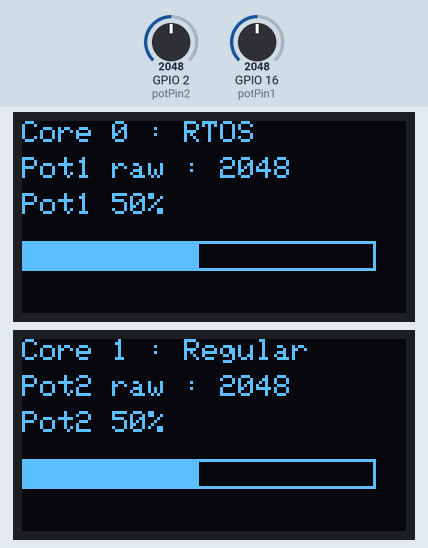
This sketch was run on a simulated ESP32-S3. Parts: 2 × 128×64 one-colour display. Inputs (shaded band) come from the test bench; at power-on: GPIO 2 (potPin2) = 2048, GPIO 16 (potPin1) = 2048.

Above: at 1.3 s.
1.4 s: GPIO 2 (potPin2) set to 2866
At 1.9 s:
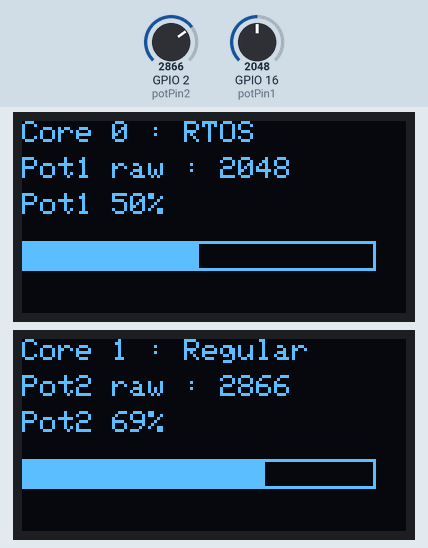
3.0 s: GPIO 16 (potPin1) set to 2866
At 4.2 s:
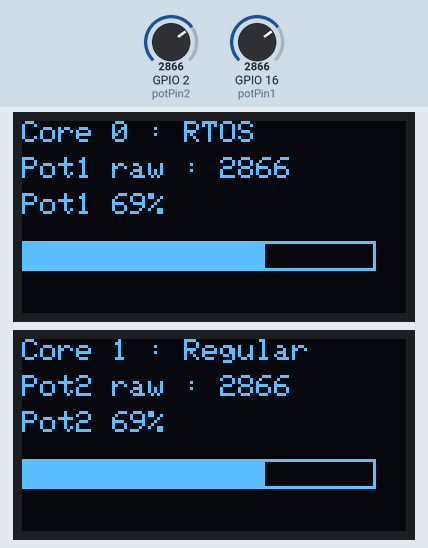
4.5 s: GPIO 2 (potPin2) set to 3603
At 5.7 s:
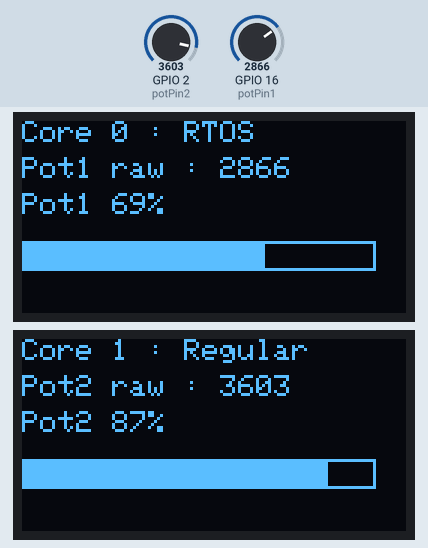
6.0 s: GPIO 16 (potPin1) set to 3603
At 7.2 s:
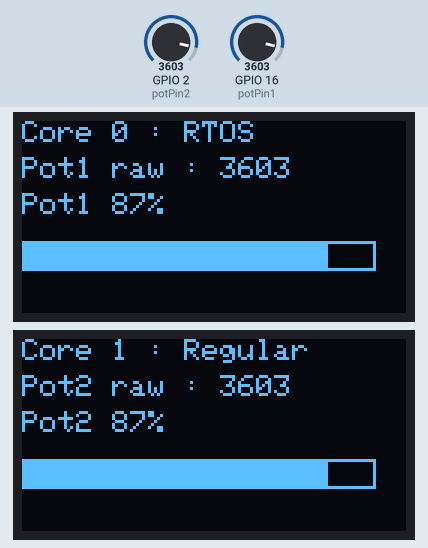
7.5 s: GPIO 2 (potPin2) set to 4095
At 8.7 s:
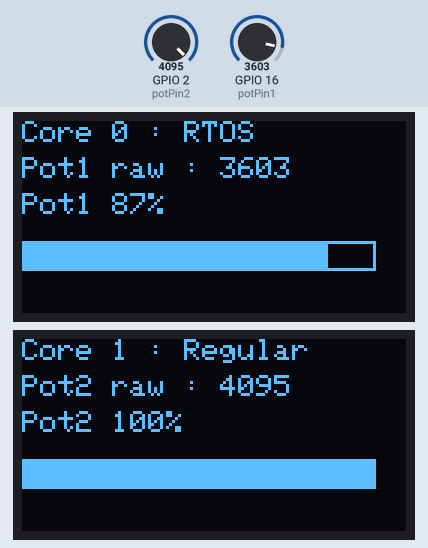
9.0 s: GPIO 16 (potPin1) set to 4095
At 10.1 s:
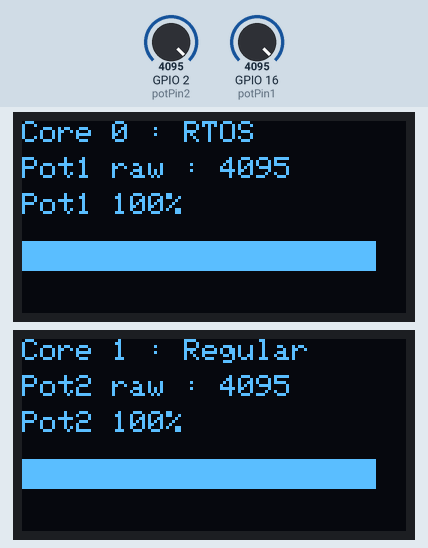
Timing chart, 0 to 11.5 s (numbered marks = the images above; inputs shaded):
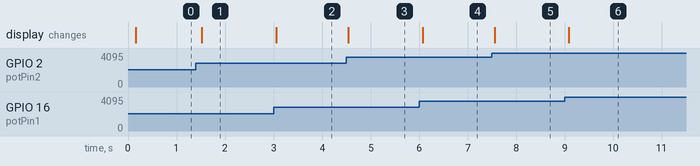

The sketch:

sketch.ino
```cpp
#include <Arduino.h>
#include <Wire.h>
#include <Adafruit_GFX.h>
#include <Adafruit_SSD1306.h>

// Ukuran OLED
#define SCREEN_WIDTH 128
#define SCREEN_HEIGHT 64

// Alamat I2C OLED
#define OLED_ADDRESS 0x3C

// OLED 1 pakai Wire (I2C default, SDA 14, SCL 13)
Adafruit_SSD1306 display1(SCREEN_WIDTH, SCREEN_HEIGHT, &Wire, -1);
// OLED 2 pakai Wire1 (I2C kedua, SDA 20, SCL 19)
Adafruit_SSD1306 display2(SCREEN_WIDTH, SCREEN_HEIGHT, &Wire1, -1);

// Pin potentiometer (sesuai JSON)
const int potPin1 = 16;  // pot1:SIG -> esp:16 (core 0)
const int potPin2 = 2;  // pot2:SIG -> esp:39 (core 1)

// Nilai baca potentiometer
volatile int potValue1 = 0;
volatile int potValue2 = 0;

// Task core 0: baca pot1 dan tampil di OLED1
void core0Task(void *parameter) {
  for (;;) {
    potValue1 = analogRead(potPin1);        // 0..4095
    int persen = map(potValue1, 0, 4095, 0, 100);

    display1.clearDisplay();
    display1.setTextSize(1);
    display1.setTextColor(SSD1306_WHITE);
    display1.setCursor(0, 0);
    display1.print("Core 0 : RTOS");

    display1.setCursor(0, 12);
    display1.print("Pot1 raw : ");
    display1.println(potValue1);

    display1.setCursor(0, 24);
    display1.print("Pot1 ");
    display1.print(persen);
    display1.println("%");

    // Bar sederhana
    int barWidth = map(persen, 0, 100, 0, SCREEN_WIDTH - 10);
    display1.drawRect(0, 40, SCREEN_WIDTH - 10, 10, SSD1306_WHITE);
    display1.fillRect(0, 40, barWidth, 10, SSD1306_WHITE);

    display1.display();

    vTaskDelay(100 / portTICK_PERIOD_MS);
  }
}

// Task core 1: baca pot2 dan tampil di OLED2
void core1Task(void *parameter) {
  for (;;) {
    potValue2 = analogRead(potPin2);        // 0..4095
    int persen = map(potValue2, 0, 4095, 0, 100);

    display2.clearDisplay();
    display2.setTextSize(1);
    display2.setTextColor(SSD1306_WHITE);
    display2.setCursor(0, 0);
    display2.print("Core 1 : Regular");

    display2.setCursor(0, 12);
    display2.print("Pot2 raw : ");
    display2.println(potValue2);

    display2.setCursor(0, 24);
    display2.print("Pot2 ");
    display2.print(persen);
    display2.println("%");

    int barWidth = map(persen, 0, 100, 0, SCREEN_WIDTH - 10);
    display2.drawRect(0, 40, SCREEN_WIDTH - 10, 10, SSD1306_WHITE);
    display2.fillRect(0, 40, barWidth, 10, SSD1306_WHITE);

    display2.display();

    vTaskDelay(100 / portTICK_PERIOD_MS);
  }
}

void setup() {
  Serial.begin(115200);

  // I2C OLED 1: SDA 14, SCL 13
  Wire.begin(14, 13);
  // I2C OLED 2: SDA 20, SCL 19
  Wire1.begin(20, 19);

  // Potentiometer (ADC), tidak wajib set pinMode, tapi aman pakai INPUT
  pinMode(potPin1, INPUT);
  pinMode(potPin2, INPUT);

  // Inisialisasi OLED 1
  if (!display1.begin(SSD1306_SWITCHCAPVCC, OLED_ADDRESS)) {
    Serial.println(F("Gagal init OLED1"));
    while (true) { vTaskDelay(1000 / portTICK_PERIOD_MS); }
  }

  // Inisialisasi OLED 2
  if (!display2.begin(SSD1306_SWITCHCAPVCC, OLED_ADDRESS)) {
    Serial.println(F("Gagal init OLED2"));
    while (true) { vTaskDelay(1000 / portTICK_PERIOD_MS); }
  }

  display1.clearDisplay();
  display1.display();
  display2.clearDisplay();
  display2.display();

  // Task untuk masing-masing core
  xTaskCreatePinnedToCore(core0Task, "Core0Task", 10000, NULL, 1, NULL, 0);  // core 0
  xTaskCreatePinnedToCore(core1Task, "Core1Task", 10000, NULL, 1, NULL, 1);  // core 1
}

void loop() {
  // Kosong, semua kerja di task
}
```

Measured:
- after the input at 1.4 s, the display: changes after 0.12 s (image 1)
- after the input at 3.0 s, the display: changes after 0.05 s (image 2)
- after the input at 4.5 s, the display: changes at once (image 3)
- after the input at 6.0 s, the display: changes after 0.07 s (image 4)
- after the input at 7.5 s, the display: changes after 0.05 s (image 5)
- after the input at 9.0 s, the display: changes after 0.09 s (image 6)
